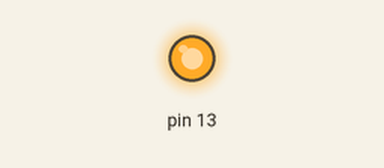
Bench run of a sketch on a simulated Arduino Uno, built with avr-gcc and run on an emulated ATmega328P. Parts: output pins drawn as LEDs (lit = HIGH).

Above: at 2.0 s.
At 8.1 s:
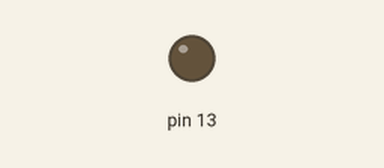
Timing chart, 0 to 12.7 s (numbered marks = the images above):
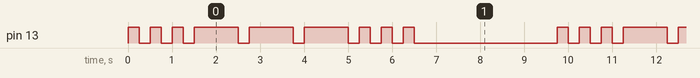

Measured:
- by itself, pin 13: repeats every 9.8 s: 2 × (LOW 0.25 s, HIGH 0.25 s), 3 × (LOW 0.25 s, HIGH 1.0 s), 3 × (LOW 0.25 s, HIGH 0.25 s), LOW 3.3 s, HIGH 0.25 s
- by itself, everything shown: repeats every 9.8 s, in 18 steps

The sketch:

funduino_de_SOS_library.ino
```cpp
/**
 * file: funduion_de_SOS
 * date: 06.08.2016 13:21 Uhr
 *
 * <h1>SOS morse signal LED</h1>
 *
 * For more information {@see https://www.arduino.cc/en/Hacking/LibraryTutorial}.
 *
 * @autor deeagle <code@deeagle.de>
 *
 */

 #include "Morse.h"

int LED = 13;
Morse morse(LED);

/**
 * Runs only once
 */
void setup()
{}


/**
 * The main loop which will be used after init {@see this#setup()}
 */
void loop()
{
  morse.dot();
  morse.dot();
  morse.dot();
  morse.dash();
  morse.dash();
  morse.dash();
  morse.dot();
  morse.dot();
  morse.dot();
  delay(3000);
}
```

Morse.cpp
```cpp
/**
 * Morse.cpp - Library for flashing Morse code.
 * Created by David A. Mellis, November 2, 2007.
 * Released into the public domain.
 */

#include "Arduino.h"
#include "./Morse.h"

Morse::Morse(int pin)
{
  pinMode(pin, OUTPUT);
  _pin = pin;
}

void Morse::dot()
{
  digOn(_pin);
  delay(250);
  digOff(_pin);
  delay(250);
}

void Morse::dash()
{
  digOn(_pin);
  delay(1000);
  digOff(_pin);
  delay(250);
}

/**
 * Set the power to {@code HIGH} on given port.
 */
void Morse::digOn(int outputPort)
{
  digitalWrite(outputPort, HIGH);
}


/**
 * Set the power to {@code LOW} on given port.
 */
void Morse::digOff(int outputPort)
{
  digitalWrite(outputPort, LOW);
}
```

Morse.h
```cpp
/**
 * Morse.h - Library for flashing Morse code.
 * Created by David A. Mellis, November 2, 2007.
 * Released into the public domain.
 */
#ifndef Morse_h
#define Morse_h

#include "Arduino.h"

class Morse
{
  public:
    Morse(int pin);
    void dot();
    void dash();
  private:
    int _pin;
    void digOn(int port);
    void digOff(int port);
 };

#endif
```
